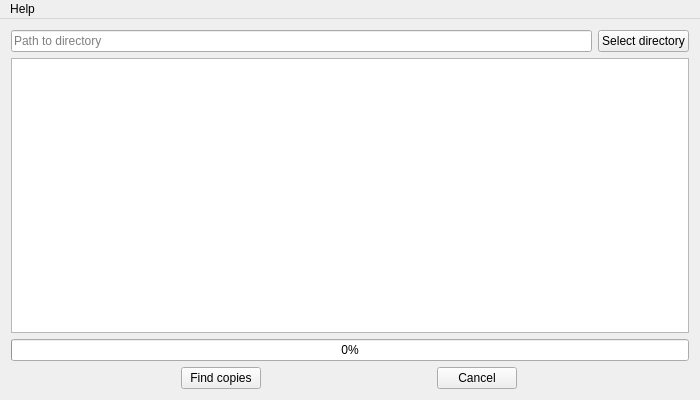
<?xml version="1.0" encoding="UTF-8"?>
<ui version="4.0">
 <class>MainWindow</class>
 <widget class="QMainWindow" name="MainWindow">
  <property name="geometry">
   <rect>
    <x>0</x>
    <y>0</y>
    <width>700</width>
    <height>400</height>
   </rect>
  </property>
  <property name="sizePolicy">
   <sizepolicy hsizetype="Preferred" vsizetype="Preferred">
    <horstretch>0</horstretch>
    <verstretch>0</verstretch>
   </sizepolicy>
  </property>
  <property name="windowTitle">
   <string>Copy Finder</string>
  </property>
  <widget class="QWidget" name="centralWidget">
   <property name="enabled">
    <bool>true</bool>
   </property>
   <property name="sizePolicy">
    <sizepolicy hsizetype="Expanding" vsizetype="Expanding">
     <horstretch>0</horstretch>
     <verstretch>0</verstretch>
    </sizepolicy>
   </property>
   <layout class="QGridLayout" name="gridLayout">
    <item row="2" column="0" colspan="2">
     <widget class="QProgressBar" name="progressBar">
      <property name="value">
       <number>0</number>
      </property>
     </widget>
    </item>
    <item row="0" column="0">
     <widget class="QLineEdit" name="directoryPath">
      <property name="placeholderText">
       <string>Path to directory</string>
      </property>
     </widget>
    </item>
    <item row="1" column="0" colspan="2">
     <widget class="QTextEdit" name="progress">
      <property name="enabled">
       <bool>true</bool>
      </property>
      <property name="readOnly">
       <bool>true</bool>
      </property>
     </widget>
    </item>
    <item row="0" column="1">
     <widget class="QPushButton" name="selectDirectory">
      <property name="sizePolicy">
       <sizepolicy hsizetype="Maximum" vsizetype="Fixed">
        <horstretch>0</horstretch>
        <verstretch>0</verstretch>
       </sizepolicy>
      </property>
      <property name="text">
       <string>Select directory</string>
      </property>
     </widget>
    </item>
    <item row="3" column="0" colspan="2">
     <layout class="QHBoxLayout" name="horizontalLayout">
      <item>
       <widget class="QPushButton" name="findCopies">
        <property name="sizePolicy">
         <sizepolicy hsizetype="Fixed" vsizetype="Fixed">
          <horstretch>0</horstretch>
          <verstretch>0</verstretch>
         </sizepolicy>
        </property>
        <property name="text">
         <string>Find copies</string>
        </property>
       </widget>
      </item>
      <item>
       <widget class="QPushButton" name="cancelButton">
        <property name="sizePolicy">
         <sizepolicy hsizetype="Fixed" vsizetype="Fixed">
          <horstretch>0</horstretch>
          <verstretch>0</verstretch>
         </sizepolicy>
        </property>
        <property name="text">
         <string>Cancel</string>
        </property>
       </widget>
      </item>
     </layout>
    </item>
   </layout>
  </widget>
  <widget class="QMenuBar" name="menuBar">
   <property name="geometry">
    <rect>
     <x>0</x>
     <y>0</y>
     <width>700</width>
     <height>25</height>
    </rect>
   </property>
   <widget class="QMenu" name="menuHelp">
    <property name="title">
     <string>Help</string>
    </property>
    <addaction name="actionAbout"/>
   </widget>
   <addaction name="menuHelp"/>
  </widget>
  <action name="actionAbout">
   <property name="text">
    <string>About</string>
   </property>
  </action>
 </widget>
 <layoutdefault spacing="6" margin="11"/>
 <resources/>
 <connections/>
</ui>
